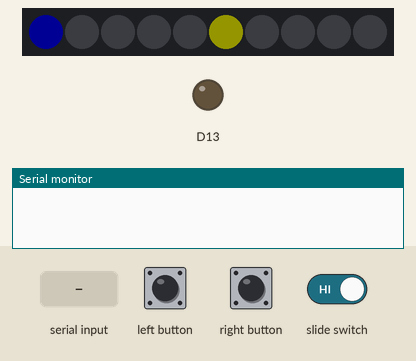
This sketch was run on a simulated Adafruit Circuit Playground Express. On the bench: 10 RGB LEDs in strip order, left to right, output pins drawn as LEDs (lit = HIGH), the last lines printed to the serial monitor. The inputs (shaded band) are chosen by the test bench. Dim RGB values are drawn brighter than linear; random numbers use the default seed unless the sketch sets one.

Above: at 3.3 s.
3.4 s: "90,45\n" received over the second serial link
At 3.47 s:
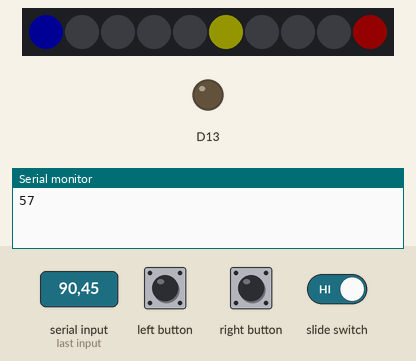
5.4 s: left button pressed for 1 s
At 5.91 s:
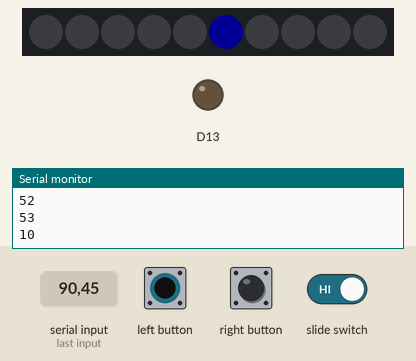
7.9 s: right button pressed for 3.2 s
At 10.1 s:
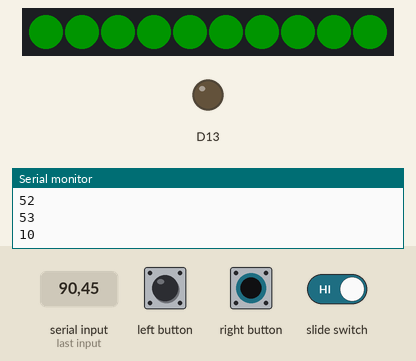
Timing chart, 0 to 11.6 s (numbered marks = the images above; inputs shaded):
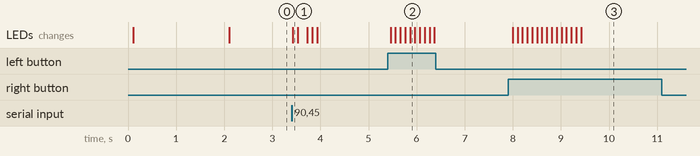

Measured:
- after the input at 3.4 s, the LEDs: change at once (image 1)
- after the input at 5.4 s, the LEDs: first change after 0.06 s (image 2 shows a later state)
- after the input at 7.9 s, the LEDs: first change after 0.10 s (image 3 shows a later state)

The sketch:

CatchTheNeoPixel.ino
```cpp
#include <Adafruit_CircuitPlayground.h>
int us = 0, them = 0;
int target = -1;
int score = 0;
char jumpLocs[] = {'A','B','C','D','E','F','G','H','I','J'};
bool gameover = false;

void colorAll(int r, int g, int b){
  for(int i = 0; i < 10; i++){
    CircuitPlayground.setPixelColor(i,r,g,b);
  }
}
void setup() {
  CircuitPlayground.begin();
  Serial1.begin(9600);
  while(target == -1){
    if(CircuitPlayground.slideSwitch()){
      target = jump();
      Serial1.println(target);
    }else if (Serial1.available()) {
      String data = Serial1.readString();
      Serial.println(data);
      target = data.toInt();
      Serial.println(target);
    }
    delay(100);
  }
  colorAll(255,255,255);
  delay(2000);
}
void loop() {
  CircuitPlayground.clearPixels();
  if(gameover) return;

  if (Serial1.available()) {
    int data = Serial1.read();
    Serial.println(data);
    if(data < 60){
      them = data - 48;
    }else if(data == 90){
      gameover = true;
    }else{
      target = data - 65;
    }
  }
  if(CircuitPlayground.leftButton()){
    us++;
    checkBoundaries();
    Serial1.print(us);
  }
  if(CircuitPlayground.rightButton()){
    us--;
    checkBoundaries();
    Serial1.print(us);
  }
  CircuitPlayground.setPixelColor(target,255,255,0);
  CircuitPlayground.setPixelColor(them,255,0,0);
  CircuitPlayground.setPixelColor(us,0,0,255);
  if(target == us){
    score++;
    target = jump();
    Serial1.print(jumpLocs[target]);
  }
  if(score >= 5){
    colorAll(0,255,0);
    Serial1.print('Z');
  }

  delay(100);
}
void checkBoundaries(){
  if(us > 9) us = 0;
  if(us < 0) us = 9;
}
int jump(){
  int locs[9];
  int pos = 0;
  for(int i = 0; i < 10;i++){
    if(i != us && i != them){
      locs[pos] = i;
      pos++;
    }
  }
  int r = random(0,pos);
  return locs[r];

}
```
